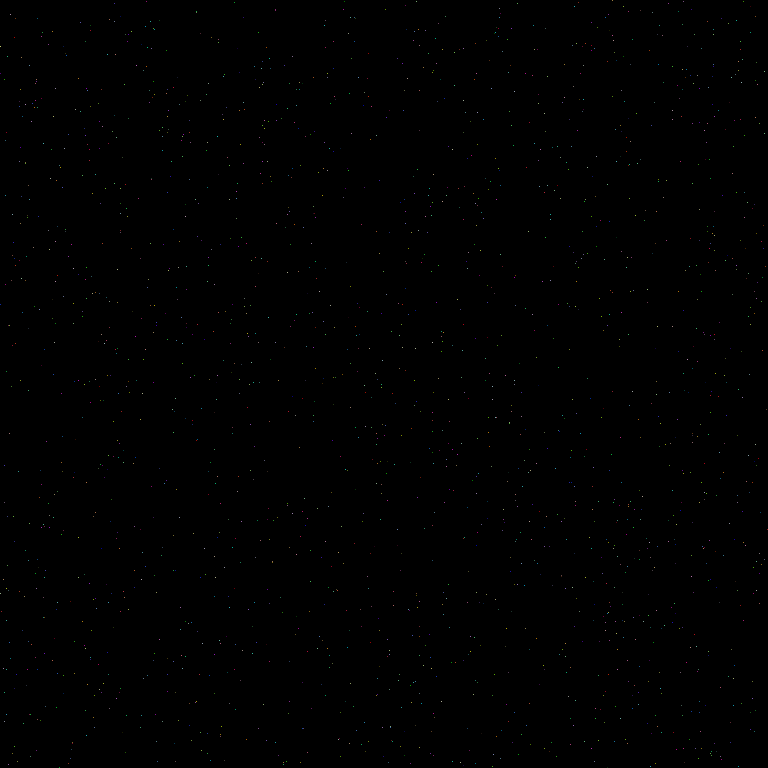
Frame 1 (no input)
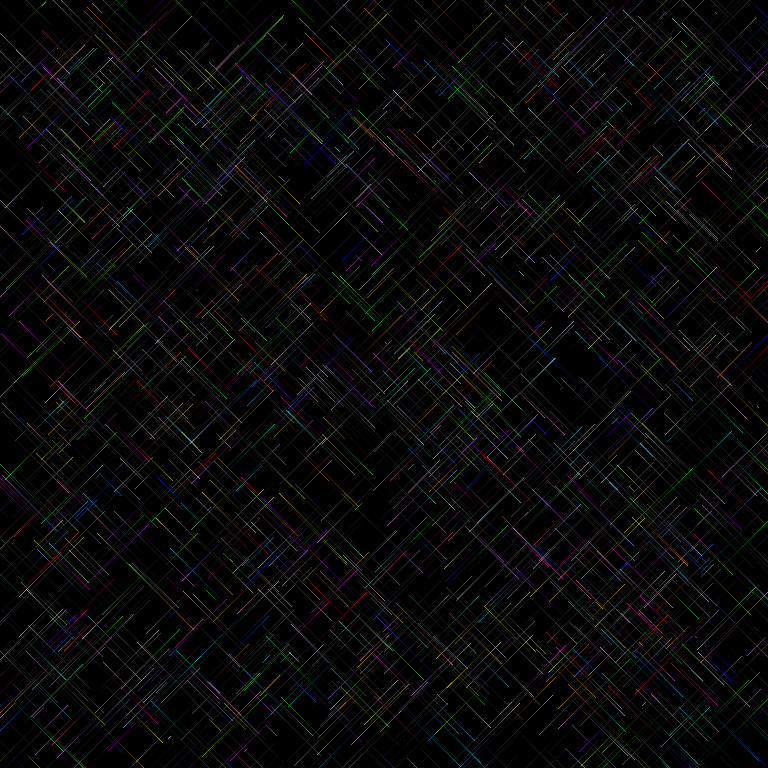
Frame 60 (the mouse pressed at the canvas centre just before this capture)
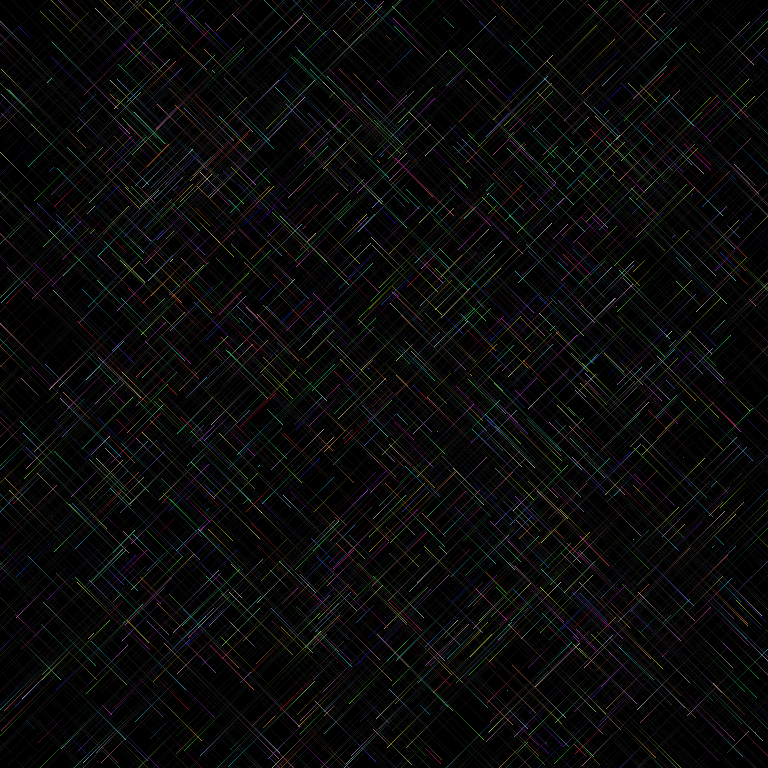
Frame 120 (the mouse held since frame 60 and released just before this capture)

The Processing sketch that drew these frames (run headless with seeded random() and noise(); from frame 60 on, the mouse is pressed at the canvas centre):

// Processing sketch: crosshatch
// ── crosshatch.pde
ArrayList<Light> lights = new ArrayList<Light>();
int num_lights = 2000;

void setup() {
  size(768, 768);
  background(0);

  for (int i = 0; i < num_lights; i++) {
    lights.add(new Light(random(width), random(height)));
  }
}

void draw() {
  noStroke();
  fill(0, 0, 0, 10);
  rect(0, 0, width, height);
  
  for(Light l : lights) {
    l.display();
    l.update();
  }
}

class Light {
  float x, y, vel, r, g, b;
  boolean x_add, y_add;
  
  Light(float _x, float _y) {
    x = _x;
    y = _y;
    vel = 1;
    r = random(255);
    g = random(255);
    b = random(255);
    x_add = randomBool();
    y_add = randomBool();
  }
  
  boolean randomBool() {
    return random(1) > .5;
  }
  
  void display() {
    stroke(r, g, b);
    point(x, y);
  }
  
  void update() {
    if(x_add) {
      x += vel;
    } else {
      x -= vel;
    }
    
    if(y_add) {
      y += vel;
    } else {
      y -= vel;
    }
    
    if (x > width || y > height || x < 0 || y < 0) {
      x = random(width);
      y = random(height);
    }
  }
}
